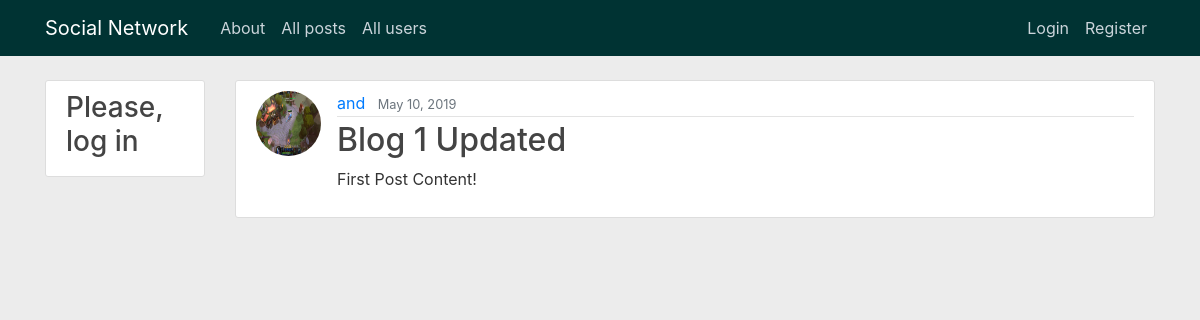
/post/1/, run on an earlier commit of the app's database.
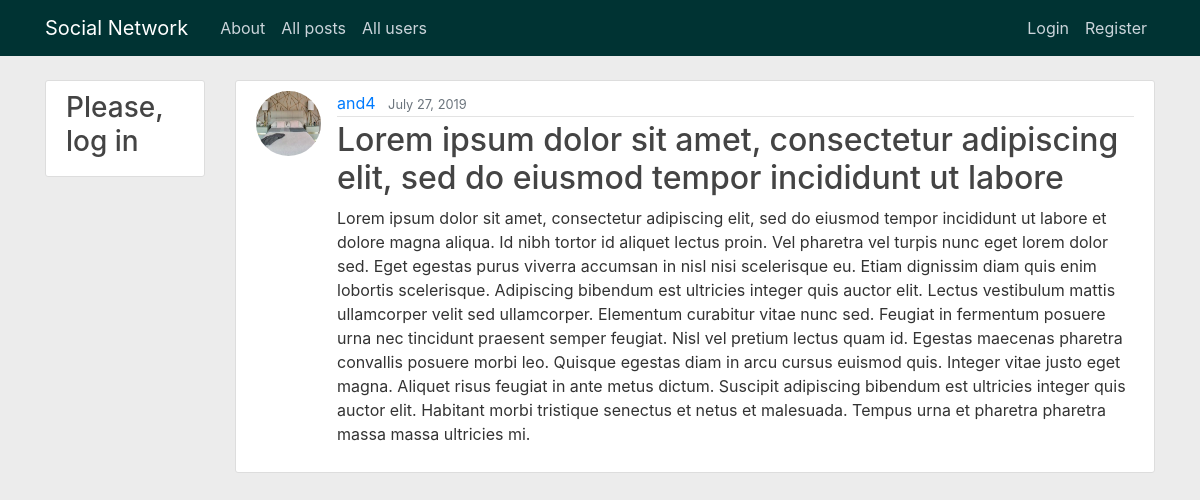
And on a later commit of the database.
### blog/models.py (models this page shows, shortened)
class Post(models.Model):
    title = models.CharField(max_length=100)
    content = models.TextField()
    date_posted = models.DateTimeField(default=timezone.now)
    author = models.ForeignKey(User, on_delete=models.CASCADE)

### users/models.py (models this page shows, shortened)
class Profile(models.Model):
    user = models.OneToOneField(User, on_delete=models.CASCADE)
    image = models.ImageField(default='default.jpg', upload_to='profile_pics')

### blog/views.py (the view)
# urls.py: path('post/<int:pk>/', PostDetailView.as_view(), name='post-detail'),
class PostDetailView(DetailView):
    model = Post

### blog/templates/blog/post_detail.html (shortened to what this page needs)
{% extends "base/base.html" %}
{% block content %}
    <article class="media content-section">
        <img class="rounded-circle article-img" src="{{ object.author.profile.image.url }}">
        <div class="media-body">
            <div class="article-metadata">
                <a class="mr-2" href="{% url 'profile' object.author.id %}">{{ object.author }}</a>
                <small class="text-muted">{{ object.date_posted|date:"F d, Y" }}</small>
            </div>
            <h2 class="article-title">{{ object.title }}</h2>
            <p class="article-content">{{ object.content }}</p>
        </div>
    </article>
{% endblock content %}

What changed in the data, as far as the page shows it:
changed Post: author.profile.image: picture removed, a placeholder shows; author "and" → "and4"; date_posted "May 10, 2019" → "July 27, 2019"; title "Blog 1 Updated" → "Lorem ipsum dolor sit amet, consectetur adipiscing elit, sed do eiusmod tempor incididunt ut labore"; content "First Post Content!" → "Lorem ipsum dolor sit amet, consectetur adipiscing elit, sed do eiusmod tempor incididunt ut labore et dolore magna aliqua. Id nibh tortor id aliquet lectus proin. Vel pharetra vel turpis nunc eget lorem dolor sed. Eget egestas purus viverra accumsan in nisl nisi scelerisque eu. Etiam dignissim diam quis enim lobortis scelerisque. Adipiscing bibendum est ultricies integer quis auctor elit. Lectus vestibulum mattis ullamcorper velit sed ullamcorper. Elementum curabitur vitae nunc sed. Feugiat in fermentum posuere urna nec tincidunt praesent semper feugiat. Nisl vel pretium lectus quam id. Egestas maecenas pharetra convallis posuere morbi leo. Quisque egestas diam in arcu cursus euismod quis.…"
